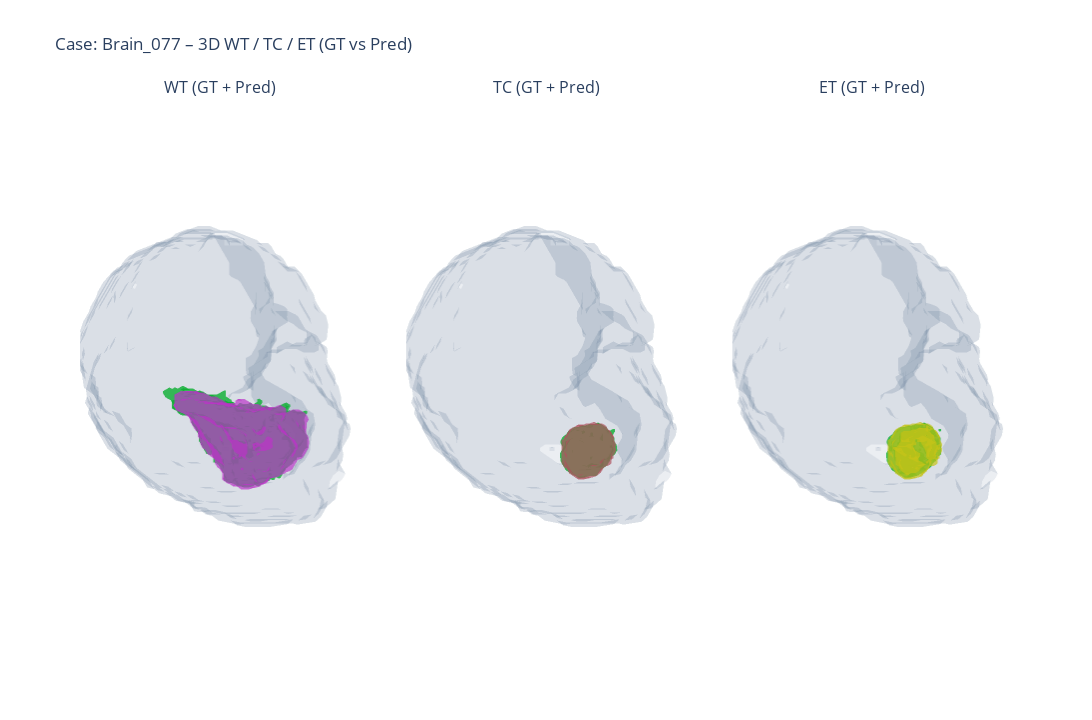

Write notebook code for a chart like this one.
### Code cell
# Render figure
fig = build_figure(
    gt_seg, pred_seg,
    spacing=spacing,
    sample_step=SAMPLE_STEP,
    margin=BBOX_MARGIN,
    brain_mask=brain_mask,
    show_axes=SHOW_AXES,
)
fig.show()

### Figure 1 — Plotly figure (JSON) as saved in the notebook; plotly's stock layout.template omitted (floating-point values rounded to 4 significant figures; data arrays with more than 128 entries replaced by an {"elided": "..."} marker saying what was removed)
{"data": [{"color": "#97b0cf", "flatshading": true, "i": {"elided": "12824 int values"}, "j": {"elided": "12824 int values"}, "k": {"elided": "12824 int values"}, "name": "Brain", "opacity": 0.15, "scene": "scene", "showscale": false, "type": "mesh3d", "x": {"elided": "6439 float values"}, "y": {"elided": "6439 float values"}, "z": {"elided": "6439 float values"}}, {"color": "#0CDA3C", "flatshading": true, "i": {"elided": "8728 int values"}, "j": {"elided": "8728 int values"}, "k": {"elided": "8728 int values"}, "name": "GT WT", "opacity": 0.55, "scene": "scene", "showscale": false, "type": "mesh3d", "x": {"elided": "4358 float values"}, "y": {"elided": "4358 float values"}, "z": {"elided": "4358 float values"}}, {"color": "#EA41F9", "flatshading": true, "i": {"elided": "7712 int values"}, "j": {"elided": "7712 int values"}, "k": {"elided": "7712 int values"}, "name": "Pred WT", "opacity": 0.45, "scene": "scene", "showscale": false, "type": "mesh3d", "x": {"elided": "3860 float values"}, "y": {"elided": "3860 float values"}, "z": {"elided": "3860 float values"}}, {"color": "#97b0cf", "flatshading": true, "i": {"elided": "12824 int values"}, "j": {"elided": "12824 int values"}, "k": {"elided": "12824 int values"}, "name": "Brain", "opacity": 0.15, "scene": "scene2", "showscale": false, "type": "mesh3d", "x": {"elided": "6439 float values"}, "y": {"elided": "6439 float values"}, "z": {"elided": "6439 float values"}}, {"color": "#0CDA3C", "flatshading": true, "i": {"elided": "2094 int values"}, "j": {"elided": "2094 int values"}, "k": {"elided": "2094 int values"}, "name": "GT TC", "opacity": 0.55, "scene": "scene2", "showscale": false, "type": "mesh3d", "x": {"elided": "1047 float values"}, "y": {"elided": "1047 float values"}, "z": {"elided": "1047 float values"}}, {"color": "#DA6675", "flatshading": true, "i": {"elided": "1968 int values"}, "j": {"elided": "1968 int values"}, "k": {"elided": "1968 int values"}, "name": "Pred TC", "opacity": 0.45, "scene": "scene2", "showscale": false, "type": "mesh3d", "x": {"elided": "986 float values"}, "y": {"elided": "986 float values"}, "z": {"elided": "986 float values"}}, {"color": "#97b0cf", "flatshading": true, "i": {"elided": "12824 int values"}, "j": {"elided": "12824 int values"}, "k": {"elided": "12824 int values"}, "name": "Brain", "opacity": 0.15, "scene": "scene3", "showscale": false, "type": "mesh3d", "x": {"elided": "6439 float values"}, "y": {"elided": "6439 float values"}, "z": {"elided": "6439 float values"}}, {"color": "#0CDA3C", "flatshading": true, "i": {"elided": "4152 int values"}, "j": {"elided": "4152 int values"}, "k": {"elided": "4152 int values"}, "name": "GT ET", "opacity": 0.55, "scene": "scene3", "showscale": false, "type": "mesh3d", "x": {"elided": "1930 float values"}, "y": {"elided": "1930 float values"}, "z": {"elided": "1930 float values"}}, {"color": "#F8F41E", "flatshading": true, "i": {"elided": "3534 int values"}, "j": {"elided": "3534 int values"}, "k": {"elided": "3534 int values"}, "name": "Pred ET", "opacity": 0.45, "scene": "scene3", "showscale": false, "type": "mesh3d", "x": {"elided": "1737 float values"}, "y": {"elided": "1737 float values"}, "z": {"elided": "1737 float values"}}], "layout": {"annotations": [{"font": {"size": 16}, "showarrow": false, "text": "WT (GT + Pred)", "x": 0.15, "xanchor": "center", "xref": "paper", "y": 1, "yanchor": "bottom", "yref": "paper"}, {"font": {"size": 16}, "showarrow": false, "text": "TC (GT + Pred)", "x": 0.5, "xanchor": "center", "xref": "paper", "y": 1, "yanchor": "bottom", "yref": "paper"}, {"font": {"size": 16}, "showarrow": false, "text": "ET (GT + Pred)", "x": 0.85, "xanchor": "center", "xref": "paper", "y": 1, "yanchor": "bottom", "yref": "paper"}], "height": 720, "legend": {"orientation": "h", "x": 0.5, "xanchor": "center", "y": 0.02, "yanchor": "bottom"}, "scene": {"aspectmode": "data", "bgcolor": "white", "domain": {"x": [0, 0.3], "y": [0, 1]}, "dragmode": "turntable", "xaxis": {"showgrid": false, "showticklabels": false, "title": {"text": ""}, "visible": false, "zeroline": false}, "yaxis": {"showgrid": false, "showticklabels": false, "title": {"text": ""}, "visible": false, "zeroline": false}, "zaxis": {"showgrid": false, "showticklabels": false, "title": {"text": ""}, "visible": false, "zeroline": false}}, "scene2": {"aspectmode": "data", "bgcolor": "white", "domain": {"x": [0.35, 0.65], "y": [0, 1]}, "dragmode": "turntable", "xaxis": {"showgrid": false, "showticklabels": false, "title": {"text": ""}, "visible": false, "zeroline": false}, "yaxis": {"showgrid": false, "showticklabels": false, "title": {"text": ""}, "visible": false, "zeroline": false}, "zaxis": {"showgrid": false, "showticklabels": false, "title": {"text": ""}, "visible": false, "zeroline": false}}, "scene3": {"aspectmode": "data", "bgcolor": "white", "domain": {"x": [0.7, 1], "y": [0, 1]}, "dragmode": "turntable", "xaxis": {"showgrid": false, "showticklabels": false, "title": {"text": ""}, "visible": false, "zeroline": false}, "yaxis": {"showgrid": false, "showticklabels": false, "title": {"text": ""}, "visible": false, "zeroline": false}, "zaxis": {"showgrid": false, "showticklabels": false, "title": {"text": ""}, "visible": false, "zeroline": false}}, "title": {"text": "Case: Brain_077 – 3D WT / TC / ET (GT vs Pred)"}, "width": 1600}}
